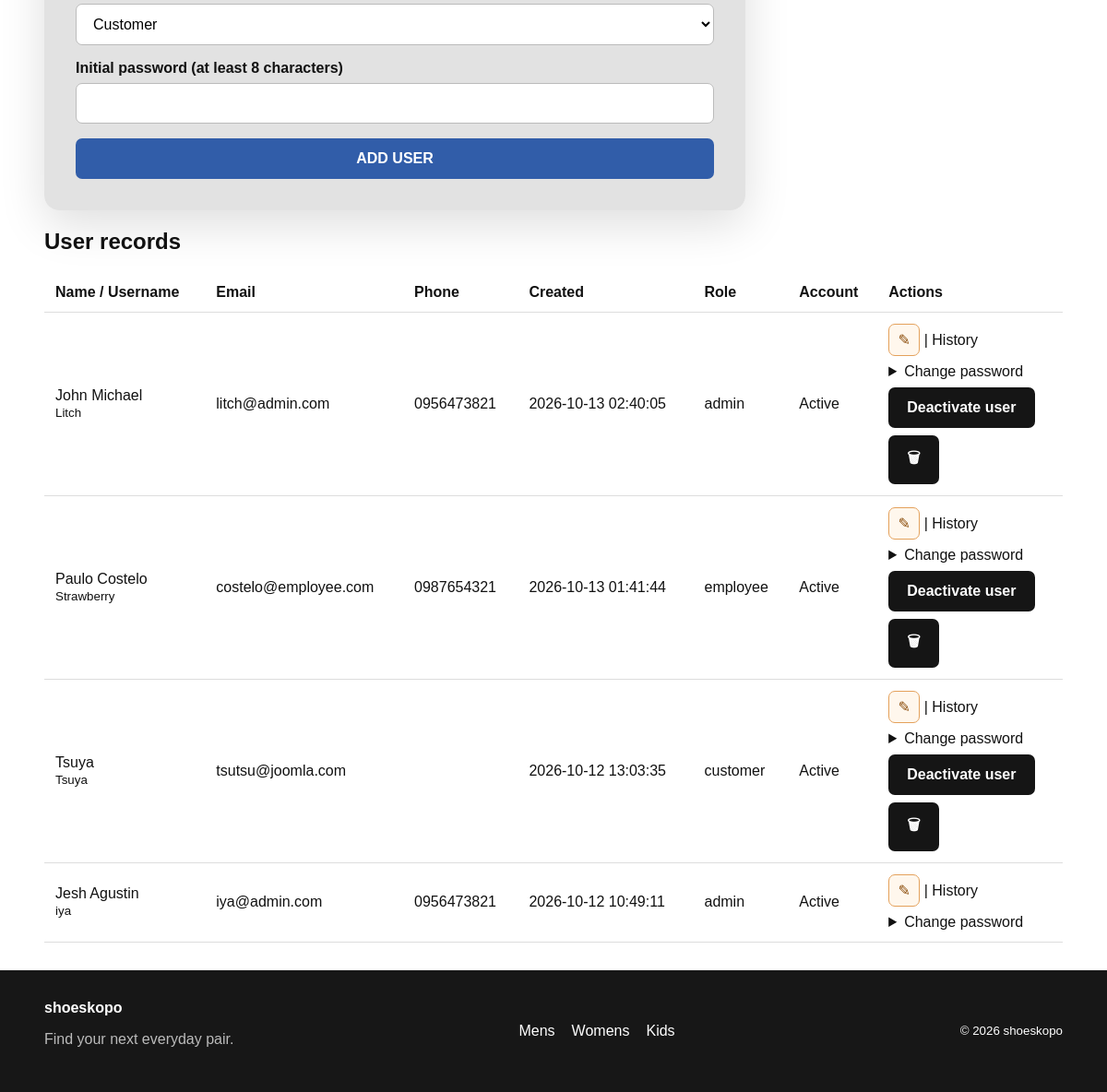
/admin/users.php (signed in, lower part), run on an earlier commit of the app's database.
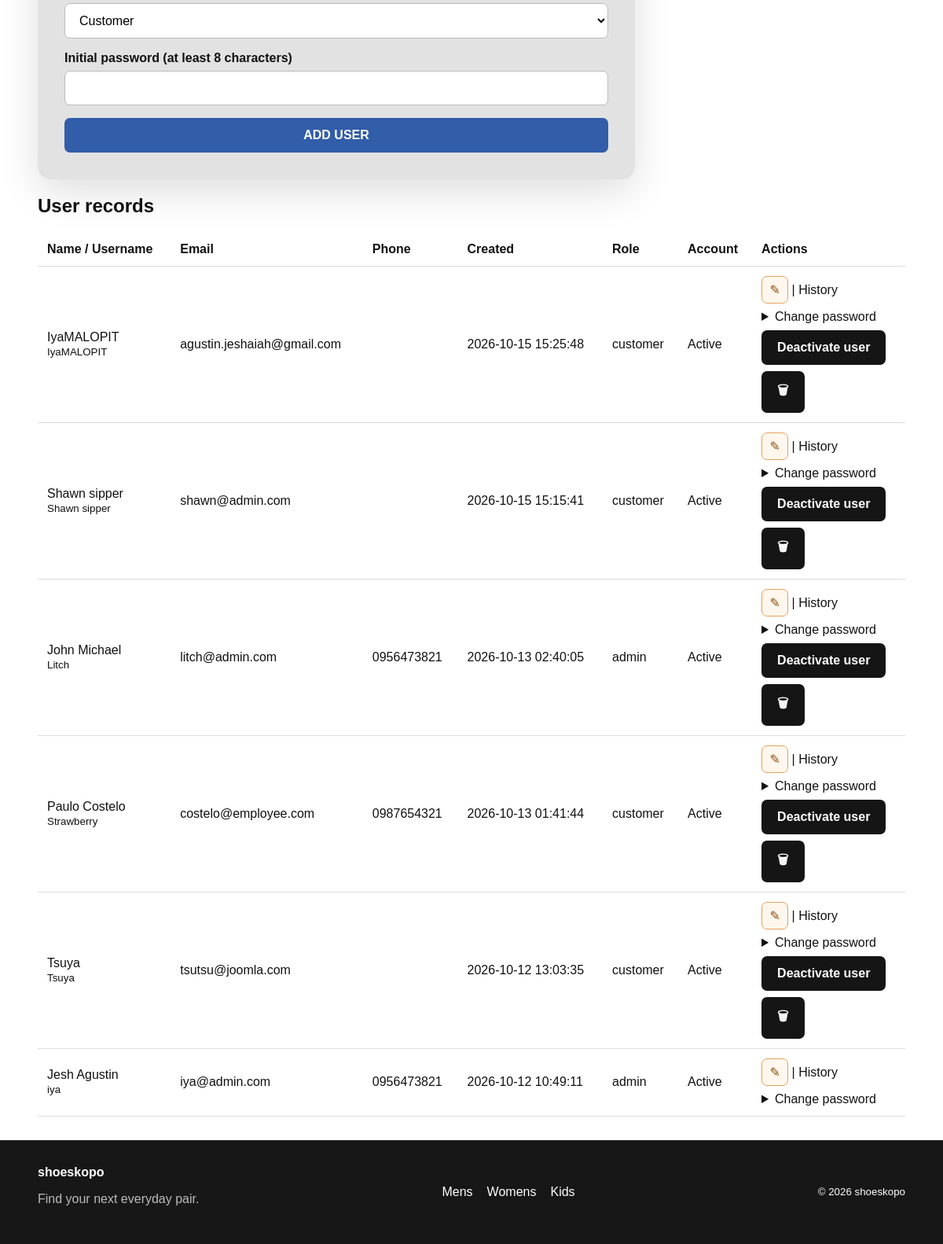
And on a later commit of the database.
### tables this page shows
CREATE TABLE `users` (
  `id` int(11) NOT NULL,
  `username` varchar(80) NOT NULL,
  `email` varchar(190) NOT NULL,
  `password_hash` varchar(255) NOT NULL,
  `role` enum('admin','employee','customer') NOT NULL DEFAULT 'customer',
  `created_at` timestamp NOT NULL DEFAULT current_timestamp(),
  `full_name` varchar(160) DEFAULT NULL,
  `phone` varchar(40) DEFAULT NULL,
  `address` text DEFAULT NULL,
  `avatar_path` varchar(255) DEFAULT NULL,
  `is_active` tinyint(1) NOT NULL DEFAULT 1
);

### includes/functions.php (called while the page is built, shortened)
<?php
function e(?string $value): string {
    return htmlspecialchars($value ?? '', ENT_QUOTES, 'UTF-8');
}
function current_user(): ?array {
    return $_SESSION['user'] ?? null;
}
function require_login(): void {
    if (isset($GLOBALS['pdo'])) {
        try {
            $st = $GLOBALS['pdo']->prepare('SELECT is_active, role
FROM users
WHERE id = ?');
            $st->execute([(int)current_user()['id']]);
        } catch (Throwable $e) {  }
    }
}
function require_role(array $roles): void {
    require_login();
}

### admin/users.php (the view, shortened to what this page needs)
<?php
require_once __DIR__ . '/../config/db.php';
require_once __DIR__ . '/../includes/functions.php';
require_role(['admin']);
$currentUserId = (int)(current_user()['id'] ?? 0);
$search = trim($_GET['q'] ?? '');
$stmt = $pdo->prepare(
    "SELECT id, username, email, role, created_at, full_name, phone, address, is_active
FROM users
WHERE username LIKE ? OR email LIKE ? OR COALESCE(full_name, '') LIKE ? OR COALESCE(phone, '') LIKE ?
ORDER BY created_at DESC"
);
$like = '%' . $search . '%';
$stmt->execute([$like, $like, $like, $like]);
$users = $stmt->fetchAll();
$edit = null;
include __DIR__ . '/../includes/header.php';
?>
<div class="admin-shell">
<section class="form-wrap" style="margin:20px 0;max-width:760px">
<form method="post" novalidate>
    <div class="field"><label>Role</label><select name="role"><?php foreach (['customer', 'employee', 'admin'] as $role): ?><option value="<?= e($role) ?>" <?= ($edit['role'] ?? 'customer') === $role ? 'selected' : '' ?>><?= ucfirst($role) ?></option><?php endforeach; ?></select></div>
    <?php if (!$edit): ?><div class="field"><label>Initial password (at least 8 characters)</label><input type="password" name="password" minlength="8" required autocomplete="new-password"></div><?php endif; ?>
    <button class="btn btn-blue"><?= $edit ? 'UPDATE USER' : 'ADD USER' ?></button>
</form>
</section>
<h2>User records</h2>
<div class="table-wrap"><table class="data-table">
<thead><tr><th>Name / Username</th><th>Email</th><th>Phone</th><th>Created</th><th>Role</th><th>Account</th><th>Actions</th></tr></thead><tbody>
<?php foreach ($users as $user): ?>
<tr>
    <td><?= e($user['full_name'] ?: $user['username']) ?><br><small><?= e($user['username']) ?></small></td>
    <td><?= e($user['email']) ?></td><td><?= e($user['phone'] ?? '') ?></td><td><?= e($user['created_at']) ?></td><td><?= e($user['role']) ?></td><td><?= (int)$user['is_active']===1 ? 'Active' : 'Inactive' ?></td>
    <td>
        <a href="users.php?edit=<?= (int)$user['id'] ?>" class="icon-button" aria-label="Edit" title="Edit">✎</a> |
        <a href="users.php?history=<?= (int)$user['id'] ?>">History</a>
        <details style="margin-top:8px"><summary>Change password</summary>
        </details>
        <?php if ((int)$user['id'] !== $currentUserId): ?>
        <form method="post" style="margin-top:8px"><button class="btn" type="submit"><?= (int)$user['is_active']===1 ? 'Deactivate user' : 'Activate user' ?></button></form>
        <form method="post" data-confirm='Delete this user and their order history?' style="margin-top:8px">
            <button class="btn" type="submit">🗑</button>
        </form>
        <?php endif; ?>
    </td>
</tr>
<?php endforeach; ?>
</tbody></table></div>
</div>
<?php include __DIR__ . '/../includes/footer.php'; ?>

What changed in the data, as far as the page shows it:
added users: username "IyaMALOPIT", email "agustin.jeshaiah@gmail.com", created_at "2026-10-15 15:25:48", role "customer", is_active "Active"
added users: username "Shawn sipper", email "shawn@admin.com", created_at "2026-10-15 15:15:41", role "customer", is_active "Active"
changed users "Paulo Costelo": role "employee" → "customer"
